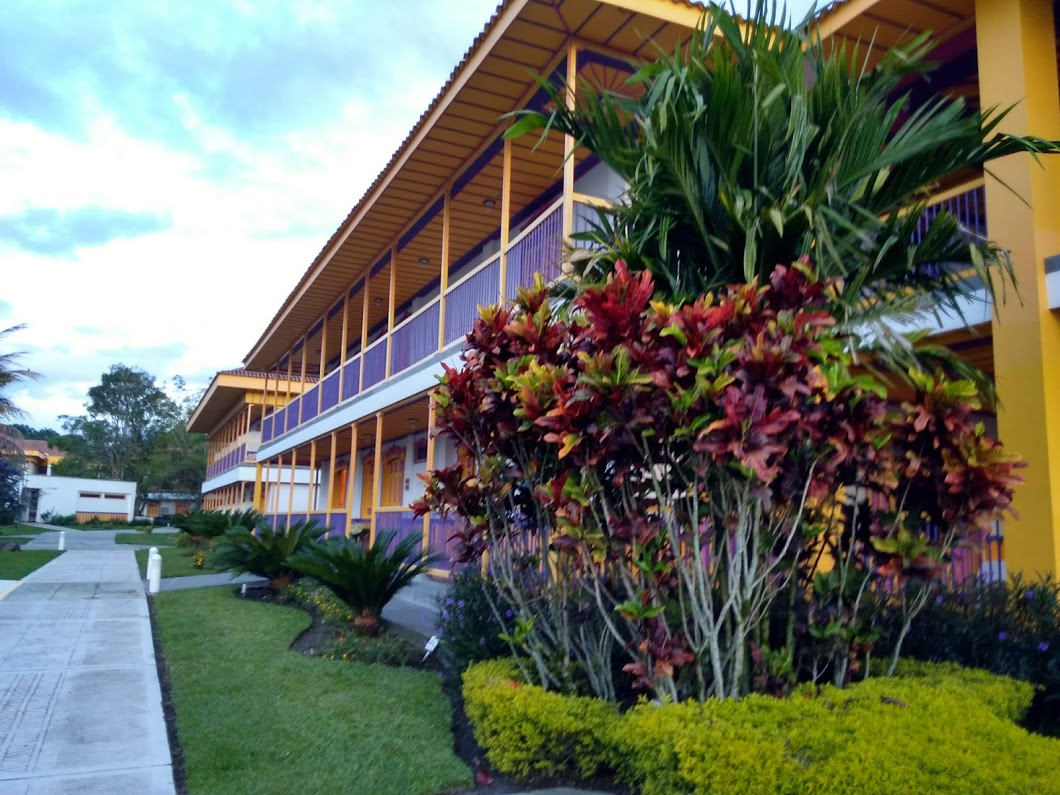
#> input picture ATRIM/TD4/armenia.jpg, 1060 x 795 px
$ jupyter execute plot_line_hough_transform-sv.ipynb
#> lines starting #> are read from the running program, lines starting #| are printed output that depends on the picture; after the words box and inside, x2 and y2 are one past the last pixel; in counts of white or black regions, pixels touching at a corner belong together
# TD4 - Geometric transformations

ATRIM - Option Datasim

Ecole Centrale Nantes

Diana Mateus

Participants : Yassine JAMOUD, Samy HAFFOUDHI

# 1. Straight line Hough transform

Read and run the following example from the scikit examples.

The Hough transform in its simplest form is a method to detect straight lines
[1]_.

In the following example, we construct an image with a line intersection. We
then use the `Hough transform  <https://en.wikipedia.org/wiki/Hough_transform>`__.
to explore a parameter space for straight lines that may run through the image.

Algorithm overview
------------------

Usually, lines are parameterised as $y = mx + c$, with a gradient
$m$ and y-intercept `c`. However, this would mean that $m$ goes to
infinity for vertical lines. Instead, we therefore construct a segment
perpendicular to the line, leading to the origin. The line is represented by
the length of that segment, $r$, and the angle it makes with the x-axis,
$\theta$.

The Hough transform constructs a histogram array representing the parameter
space (i.e., an $M \times N$ matrix, for $M$ different values of
the radius and $N$ different values of $\theta$).  For each
parameter combination, $r$ and $\theta$, we then find the number of
non-zero pixels in the input image that would fall close to the corresponding
line, and increment the array at position $(r, \theta)$ appropriately.

We can think of each non-zero pixel "voting" for potential line candidates. The
local maxima in the resulting histogram indicates the parameters of the most
probably lines. In our example, the maxima occur at 45 and 135 degrees,
corresponding to the normal vector angles of each line.

Another approach is the Progressive Probabilistic Hough Transform [2]_. It is
based on the assumption that using a random subset of voting points give a good
approximation to the actual result, and that lines can be extracted during the
voting process by walking along connected components. This returns the
beginning and end of each line segment, which is useful.

The function `probabilistic_hough` has three parameters: a general threshold
that is applied to the Hough accumulator, a minimum line length and the line
gap that influences line merging. In the example below, we find lines longer
than 10 with a gap less than 3 pixels.

References
----------

.. [1] Duda, R. O. and P. E. Hart, "Use of the Hough Transformation to
       Detect Lines and Curves in Pictures," Comm. ACM, Vol. 15,
       pp. 11-15 (January, 1972)

.. [2] C. Galamhos, J. Matas and J. Kittler,"Progressive probabilistic
       Hough transform for line detection", in IEEE Computer Society
       Conference on Computer Vision and Pattern Recognition, 1999.

[cell 1]
import numpy as np

from skimage.transform import (hough_line, hough_line_peaks,
                               probabilistic_hough_line)
from skimage.feature import canny
from skimage import data

import matplotlib.pyplot as plt
from matplotlib import cm


# Constructing test image cross
image = np.zeros((100, 100))
idx = np.arange(25, 75)
image[idx[::-1], idx] = 255
image[idx, idx] = 255

# Classic straight-line Hough transform
h, theta, d = hough_line(image)

# Generating figure 1
fig, axes = plt.subplots(1, 3, figsize=(15, 6))
ax = axes.ravel()

ax[0].imshow(image, cmap=cm.gray)
ax[0].set_title('Input image')
ax[0].set_axis_off()

ax[1].imshow(np.log(1 + h),
             extent=[np.rad2deg(theta[-1]), np.rad2deg(theta[0]), d[-1], d[0]],
             cmap=cm.gray, aspect=1/1.5)
ax[1].set_title('Hough transform')
ax[1].set_xlabel('Angles (degrees)')
ax[1].set_ylabel('Distance (pixels)')
ax[1].axis('image')

ax[2].imshow(image, cmap=cm.gray)
for _, angle, dist in zip(*hough_line_peaks(h, theta, d)):
    y0 = (dist - 0 * np.cos(angle)) / np.sin(angle)
    y1 = (dist - image.shape[1] * np.cos(angle)) / np.sin(angle)
    ax[2].plot((0, image.shape[1]), (y0, y1), '-r')
ax[2].set_xlim((0, image.shape[1]))
ax[2].set_ylim((image.shape[0], 0))
ax[2].set_axis_off()
ax[2].set_title('Detected lines')

plt.tight_layout()
plt.show()
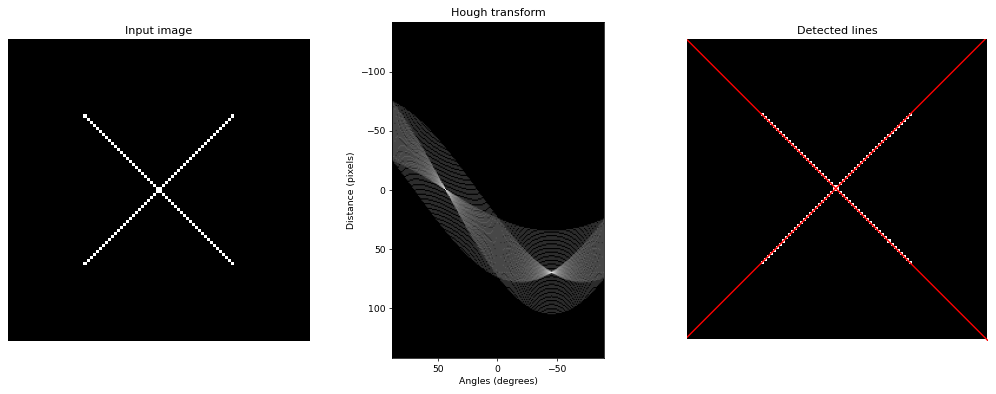
#> figure drawn by matplotlib, 3 panels

## 2.2 Try the example on an real image with lines

TRY on the implementaiton on the 'armenia' figure. You may need to adjust the Canny edge results  https://en.wikipedia.org/wiki/Canny_edge_detector

[cell 2]
import skimage.io as io

image = io.imread('armenia.jpg', as_gray=True)
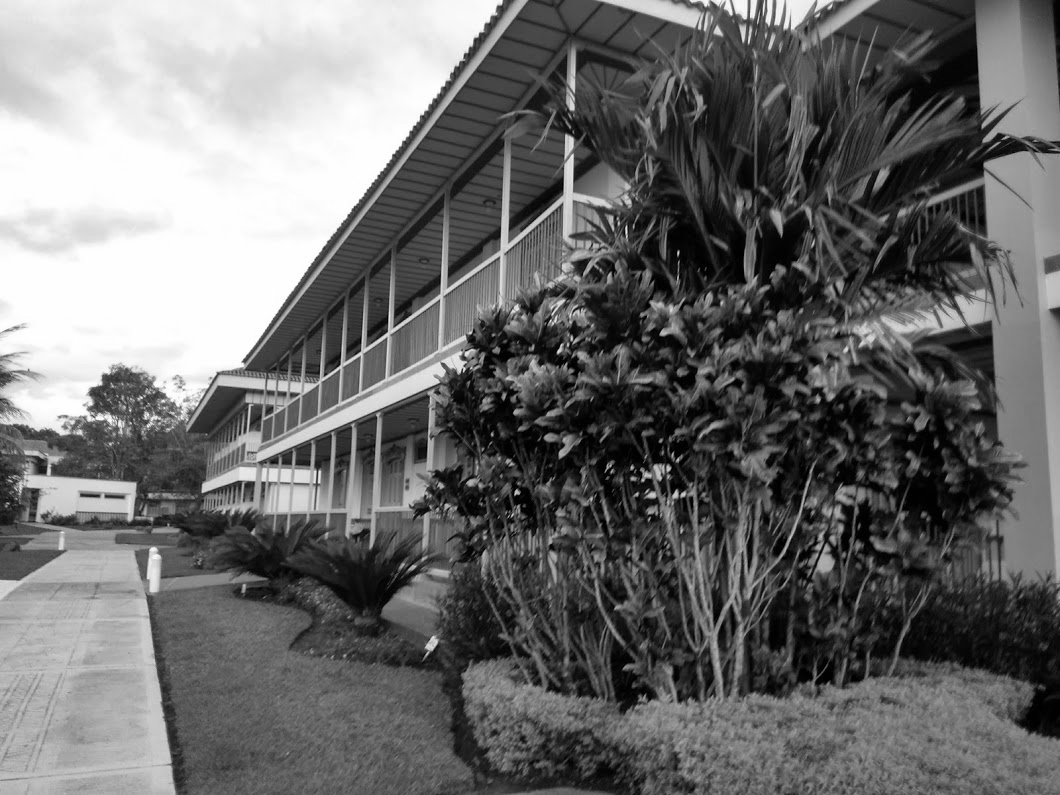
#> image: shape (795, 1060) float64; min 0, max 1, mean 0.429
edges = canny(image, 3)
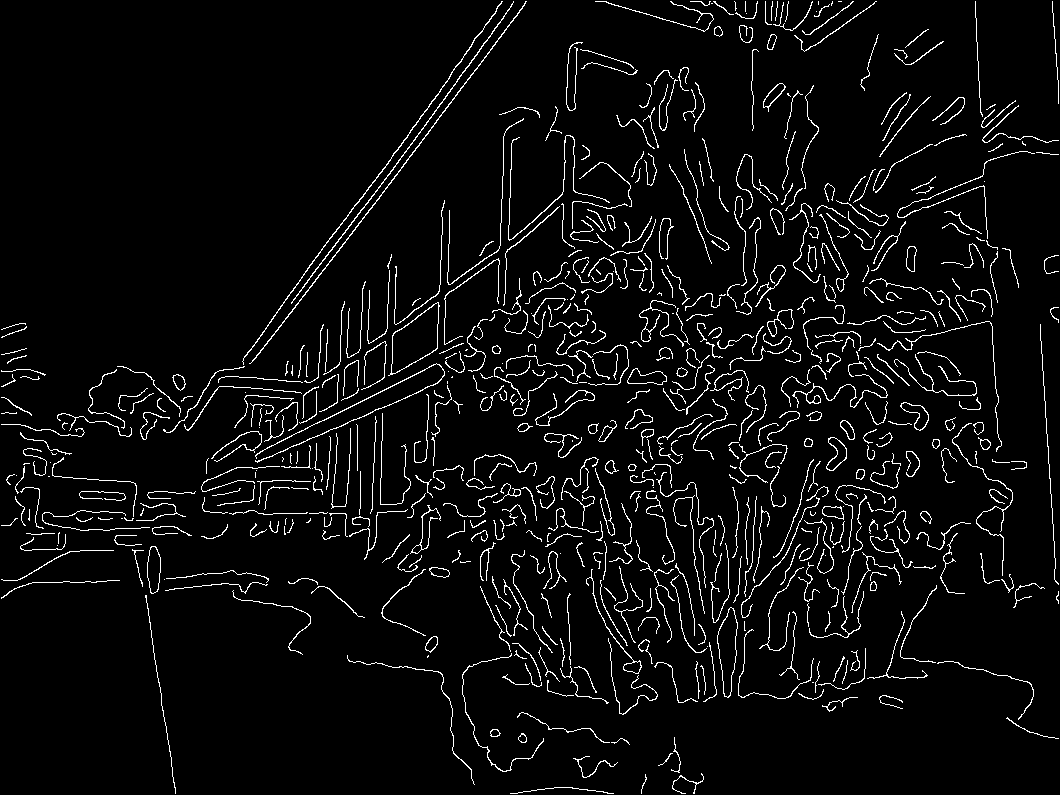
#> edges: shape (795, 1060) bool; 4.7% white in thin lines or dots
lines = probabilistic_hough_line(edges, threshold=10, line_length=5, line_gap=3)
#> lines = 2348 items

fig, axes = plt.subplots(1, 3, figsize=(15, 5), sharex=True, sharey=True)
ax = axes.ravel()

ax[0].imshow(image, cmap=cm.gray)
ax[0].set_title('Input image')

ax[1].imshow(edges, cmap=cm.gray)
ax[1].set_title('Canny edges')

ax[2].imshow(edges * 0)
for line in lines:
    p0, p1 = line
    ax[2].plot((p0[0], p1[0]), (p0[1], p1[1]))
#> this loop made 2348 passes
#> (p0, p1) on passes 1 to 3: ((3, 525), (11, 524)), ((312, 285), (526, 1)), ((987, 244), (986, 217))
ax[2].set_xlim((0, image.shape[1]))
ax[2].set_ylim((image.shape[0], 0))
ax[2].set_title('Probabilistic Hough')

for a in ax:
    a.set_axis_off()

plt.tight_layout()
plt.show()
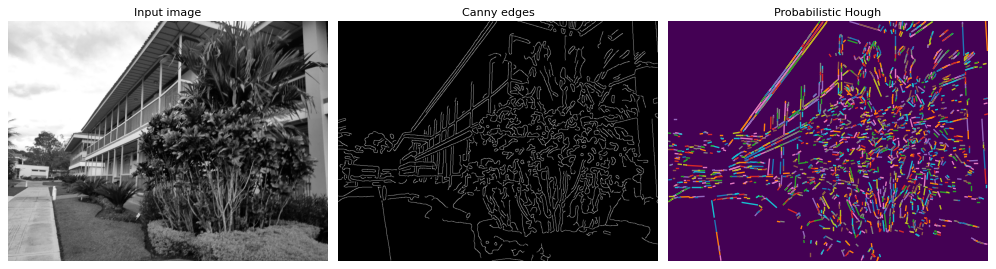
#> figure drawn by matplotlib, 3 panels

$ run again, with ATRIM/TD4/giraffe.jpg copied over ATRIM/TD4/armenia.jpg
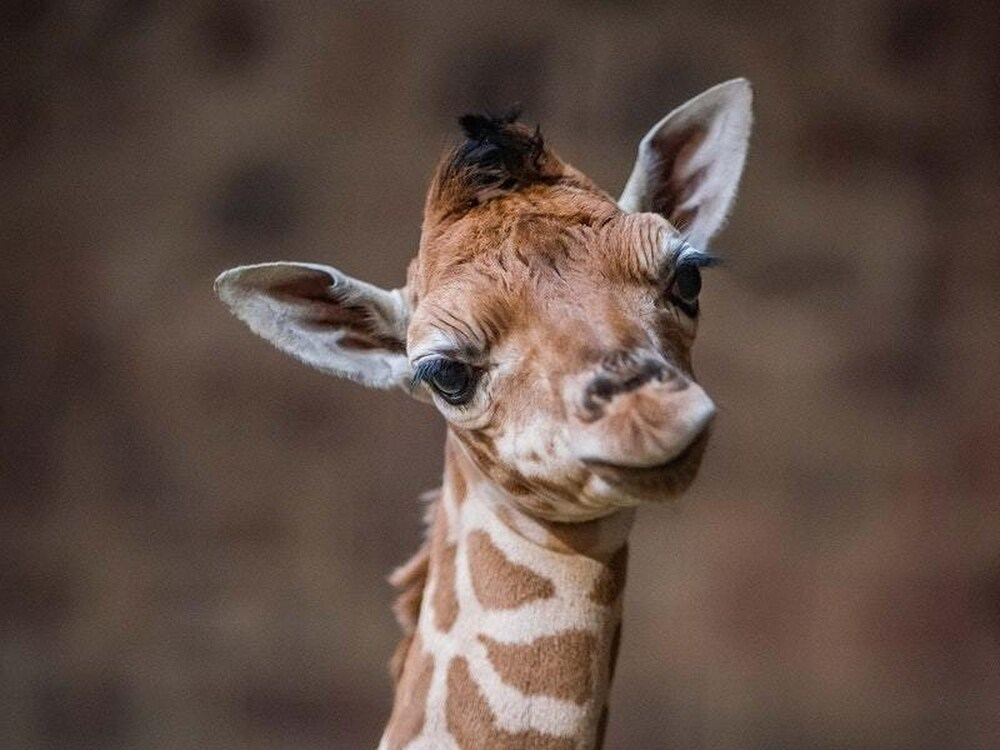
#> input picture ATRIM/TD4/giraffe.jpg, 1000 x 750 px
#> `edges = canny(image, 3)`:
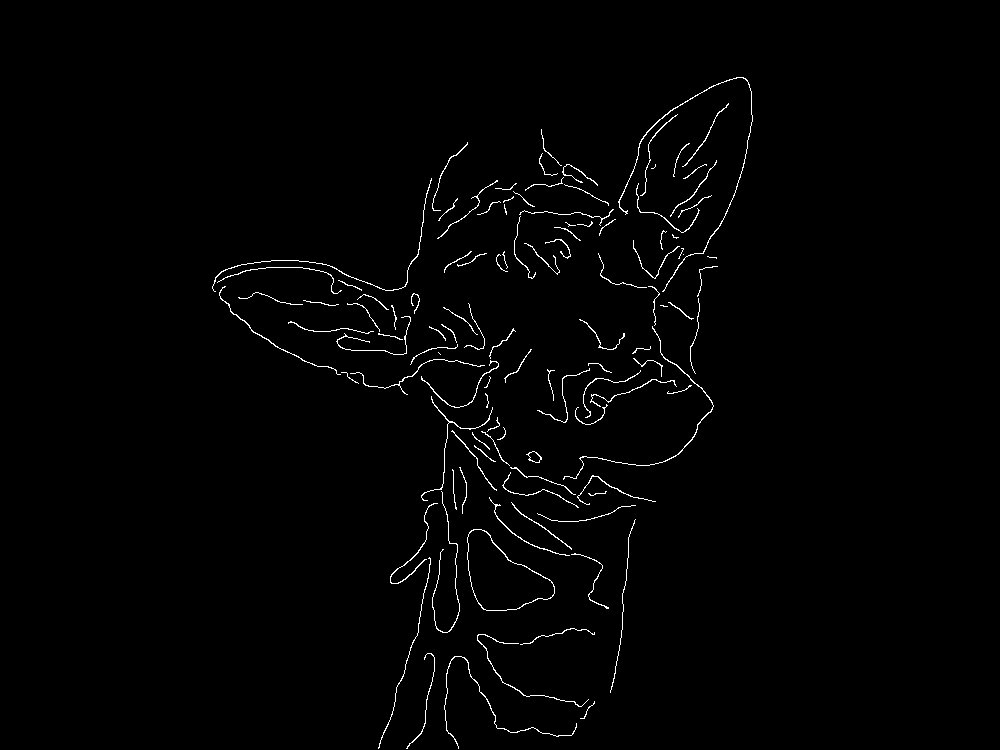
#> edges: shape (750, 1000) bool; 1.3% white in thin lines or dots, all inside (x1, y1, x2, y2) = (212, 77, 753, 749)
#> lines = 733 items
#> the loop `for line in lines:` made 733 passes
#> (p0, p1) on passes 1 to 3: ((668, 281), (687, 256)), ((411, 574), (424, 559)), ((624, 589), (628, 551))
#> `plt.show()`:
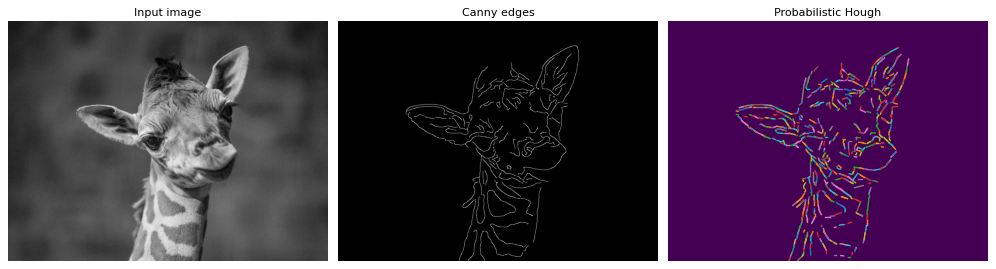
#> figure drawn by matplotlib, 3 panels
